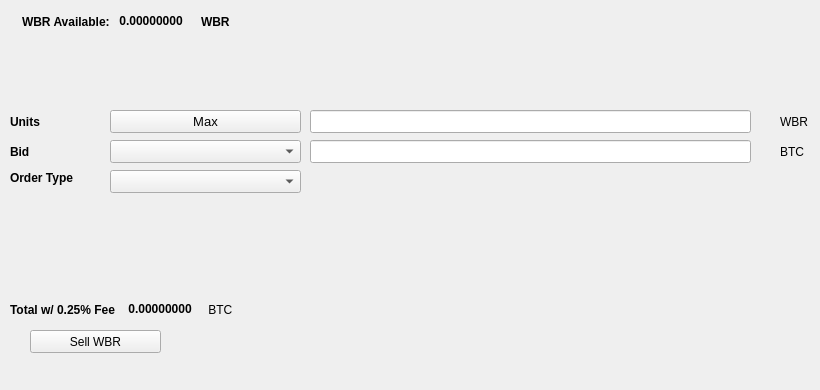
   <widget class="QWidget" name="SellTab">
    <attribute name="title">
     <string>Sell</string>
    </attribute>
    <widget class="QLabel" name="label_16">
     <property name="geometry">
      <rect>
       <x>780</x>
       <y>140</y>
       <width>31</width>
       <height>23</height>
      </rect>
     </property>
     <property name="text">
      <string>BTC</string>
     </property>
    </widget>
    <widget class="QComboBox" name="SellBidcomboBox">
     <property name="geometry">
      <rect>
       <x>110</x>
       <y>140</y>
       <width>191</width>
       <height>23</height>
      </rect>
     </property>
     <property name="font">
      <font>
       <pointsize>10</pointsize>
      </font>
     </property>
    </widget>
    <widget class="QLabel" name="label_18">
     <property name="geometry">
      <rect>
       <x>10</x>
       <y>110</y>
       <width>46</width>
       <height>23</height>
      </rect>
     </property>
     <property name="font">
      <font>
       <weight>75</weight>
       <bold>true</bold>
      </font>
     </property>
     <property name="text">
      <string>Units</string>
     </property>
    </widget>
    <widget class="QPushButton" name="Sell_Max_Amount">
     <property name="geometry">
      <rect>
       <x>110</x>
       <y>110</y>
       <width>191</width>
       <height>23</height>
      </rect>
     </property>
     <property name="font">
      <font>
       <pointsize>10</pointsize>
      </font>
     </property>
     <property name="text">
      <string>Max</string>
     </property>
    </widget>
    <widget class="QLabel" name="label_20">
     <property name="geometry">
      <rect>
       <x>10</x>
       <y>170</y>
       <width>91</width>
       <height>16</height>
      </rect>
     </property>
     <property name="font">
      <font>
       <weight>75</weight>
       <bold>true</bold>
      </font>
     </property>
     <property name="text">
      <string>Order Type</string>
     </property>
    </widget>
    <widget class="QComboBox" name="SellOrdertypeCombo">
     <property name="geometry">
      <rect>
       <x>110</x>
       <y>170</y>
       <width>191</width>
       <height>23</height>
      </rect>
     </property>
     <property name="font">
      <font>
       <pointsize>10</pointsize>
      </font>
     </property>
    </widget>
    <widget class="QLabel" name="label_21">
     <property name="geometry">
      <rect>
       <x>10</x>
       <y>140</y>
       <width>46</width>
       <height>23</height>
      </rect>
     </property>
     <property name="font">
      <font>
       <weight>75</weight>
       <bold>true</bold>
      </font>
     </property>
     <property name="text">
      <string>Bid</string>
     </property>
    </widget>
    <widget class="QLabel" name="label_22">
     <property name="geometry">
      <rect>
       <x>780</x>
       <y>110</y>
       <width>31</width>
       <height>23</height>
      </rect>
     </property>
     <property name="text">
      <string>WBR</string>
     </property>
    </widget>
    <widget class="QLineEdit" name="UnitsInputWBR">
     <property name="geometry">
      <rect>
       <x>310</x>
       <y>110</y>
       <width>441</width>
       <height>23</height>
      </rect>
     </property>
     <property name="font">
      <font>
       <pointsize>9</pointsize>
       <weight>75</weight>
       <bold>true</bold>
      </font>
     </property>
    </widget>
    <widget class="QLineEdit" name="SellBidPriceEdit">
     <property name="geometry">
      <rect>
       <x>310</x>
       <y>140</y>
       <width>441</width>
       <height>23</height>
      </rect>
     </property>
     <property name="font">
      <font>
       <pointsize>9</pointsize>
       <weight>75</weight>
       <bold>true</bold>
      </font>
     </property>
    </widget>
    <widget class="QPushButton" name="SellWBRBTN">
     <property name="geometry">
      <rect>
       <x>30</x>
       <y>330</y>
       <width>131</width>
       <height>23</height>
      </rect>
     </property>
     <property name="text">
      <string>Sell WBR</string>
     </property>
     <property name="icon">
      <iconset resource="../webruble">
       <normaloff>:/icons/bitcoin</normaloff>:/icons/bitcoin</iconset>
     </property>
    </widget>
    <widget class="QWidget" name="layoutWidget3">
     <property name="geometry">
      <rect>
       <x>22</x>
       <y>12</y>
       <width>258</width>
       <height>19</height>
      </rect>
     </property>
     <layout class="QHBoxLayout" name="horizontalLayout">
      <item>
       <widget class="QLabel" name="label232_2">
        <property name="font">
         <font>
          <weight>75</weight>
          <bold>true</bold>
         </font>
        </property>
        <property name="text">
         <string>WBR Available:</string>
        </property>
       </widget>
      </item>
      <item>
       <widget class="QLabel" name="WBRAvailableLabel">
        <property name="palette">
         <palette>
          <active>
           <colorrole role="WindowText">
            <brush brushstyle="SolidPattern">
             <color alpha="255">
              <red>0</red>
              <green>0</green>
              <blue>0</blue>
             </color>
            </brush>
           </colorrole>
           <colorrole role="Button">
            <brush brushstyle="SolidPattern">
             <color alpha="255">
              <red>0</red>
              <green>170</green>
              <blue>0</blue>
             </color>
            </brush>
           </colorrole>
           <colorrole role="Light">
            <brush brushstyle="SolidPattern">
             <color alpha="255">
              <red>0</red>
              <green>255</green>
              <blue>0</blue>
             </color>
            </brush>
           </colorrole>
           <colorrole role="Midlight">
            <brush brushstyle="SolidPattern">
             <color alpha="255">
              <red>0</red>
              <green>212</green>
              <blue>0</blue>
             </color>
            </brush>
           </colorrole>
           <colorrole role="Dark">
            <brush brushstyle="SolidPattern">
             <color alpha="255">
              <red>0</red>
              <green>85</green>
              <blue>0</blue>
             </color>
            </brush>
           </colorrole>
           <colorrole role="Mid">
            <brush brushstyle="SolidPattern">
             <color alpha="255">
              <red>0</red>
              <green>113</green>
              <blue>0</blue>
             </color>
            </brush>
           </colorrole>
           <colorrole role="Text">
            <brush brushstyle="SolidPattern">
             <color alpha="255">
              <red>0</red>
              <green>170</green>
              <blue>0</blue>
             </color>
            </brush>
           </colorrole>
           <colorrole role="BrightText">
            <brush brushstyle="SolidPattern">
             <color alpha="255">
              <red>255</red>
              <green>255</green>
              <blue>255</blue>
             </color>
            </brush>
           </colorrole>
           <colorrole role="ButtonText">
            <brush brushstyle="SolidPattern">
             <color alpha="255">
              <red>0</red>
              <green>0</green>
              <blue>0</blue>
             </color>
            </brush>
           </colorrole>
           <colorrole role="Base">
            <brush brushstyle="SolidPattern">
             <color alpha="255">
              <red>255</red>
              <green>255</green>
              <blue>255</blue>
             </color>
            </brush>
           </colorrole>
           <colorrole role="Window">
            <brush brushstyle="SolidPattern">
             <color alpha="255">
              <red>0</red>
              <green>170</green>
              <blue>0</blue>
             </color>
            </brush>
           </colorrole>
           <colorrole role="Shadow">
            <brush brushstyle="SolidPattern">
             <color alpha="255">
              <red>0</red>
              <green>0</green>
              <blue>0</blue>
             </color>
            </brush>
           </colorrole>
           <colorrole role="AlternateBase">
            <brush brushstyle="SolidPattern">
             <color alpha="255">
              <red>127</red>
              <green>212</green>
              <blue>127</blue>
             </color>
            </brush>
           </colorrole>
           <colorrole role="ToolTipBase">
            <brush brushstyle="SolidPattern">
             <color alpha="255">
              <red>255</red>
              <green>255</green>
              <blue>220</blue>
             </color>
            </brush>
           </colorrole>
           <colorrole role="ToolTipText">
            <brush brushstyle="SolidPattern">
             <color alpha="255">
              <red>0</red>
              <green>0</green>
              <blue>0</blue>
             </color>
            </brush>
           </colorrole>
          </active>
          <inactive>
           <colorrole role="WindowText">
            <brush brushstyle="SolidPattern">
             <color alpha="255">
              <red>0</red>
              <green>0</green>
              <blue>0</blue>
             </color>
            </brush>
           </colorrole>
           <colorrole role="Button">
            <brush brushstyle="SolidPattern">
             <color alpha="255">
              <red>0</red>
              <green>170</green>
              <blue>0</blue>
             </color>
            </brush>
           </colorrole>
           <colorrole role="Light">
            <brush brushstyle="SolidPattern">
             <color alpha="255">
              <red>0</red>
              <green>255</green>
              <blue>0</blue>
             </color>
            </brush>
           </colorrole>
           <colorrole role="Midlight">
            <brush brushstyle="SolidPattern">
             <color alpha="255">
              <red>0</red>
              <green>212</green>
              <blue>0</blue>
             </color>
            </brush>
           </colorrole>
           <colorrole role="Dark">
            <brush brushstyle="SolidPattern">
             <color alpha="255">
              <red>0</red>
              <green>85</green>
              <blue>0</blue>
             </color>
            </brush>
           </colorrole>
           <colorrole role="Mid">
            <brush brushstyle="SolidPattern">
             <color alpha="255">
              <red>0</red>
              <green>113</green>
              <blue>0</blue>
             </color>
            </brush>
           </colorrole>
           <colorrole role="Text">
            <brush brushstyle="SolidPattern">
             <color alpha="255">
              <red>0</red>
              <green>170</green>
              <blue>0</blue>
             </color>
            </brush>
           </colorrole>
           <colorrole role="BrightText">
            <brush brushstyle="SolidPattern">
             <color alpha="255">
              <red>255</red>
              <green>255</green>
              <blue>255</blue>
             </color>
            </brush>
           </colorrole>
           <colorrole role="ButtonText">
            <brush brushstyle="SolidPattern">
             <color alpha="255">
              <red>0</red>
              <green>0</green>
              <blue>0</blue>
             </color>
            </brush>
           </colorrole>
           <colorrole role="Base">
            <brush brushstyle="SolidPattern">
             <color alpha="255">
              <red>255</red>
              <green>255</green>
              <blue>255</blue>
             </color>
            </brush>
           </colorrole>
           <colorrole role="Window">
            <brush brushstyle="SolidPattern">
             <color alpha="255">
              <red>0</red>
              <green>170</green>
              <blue>0</blue>
             </color>
            </brush>
           </colorrole>
           <colorrole role="Shadow">
            <brush brushstyle="SolidPattern">
             <color alpha="255">
              <red>0</red>
              <green>0</green>
              <blue>0</blue>
             </color>
            </brush>
           </colorrole>
           <colorrole role="AlternateBase">
            <brush brushstyle="SolidPattern">
             <color alpha="255">
              <red>127</red>
              <green>212</green>
              <blue>127</blue>
             </color>
            </brush>
           </colorrole>
           <colorrole role="ToolTipBase">
            <brush brushstyle="SolidPattern">
             <color alpha="255">
              <red>255</red>
              <green>255</green>
              <blue>220</blue>
             </color>
            </brush>
           </colorrole>
           <colorrole role="ToolTipText">
            <brush brushstyle="SolidPattern">
             <color alpha="255">
              <red>0</red>
              <green>0</green>
              <blue>0</blue>
             </color>
            </brush>
           </colorrole>
          </inactive>
          <disabled>
           <colorrole role="WindowText">
            <brush brushstyle="SolidPattern">
             <color alpha="255">
              <red>0</red>
              <green>85</green>
              <blue>0</blue>
             </color>
            </brush>
           </colorrole>
           <colorrole role="Button">
            <brush brushstyle="SolidPattern">
             <color alpha="255">
              <red>0</red>
              <green>170</green>
              <blue>0</blue>
             </color>
            </brush>
           </colorrole>
           <colorrole role="Light">
            <brush brushstyle="SolidPattern">
             <color alpha="255">
              <red>0</red>
              <green>255</green>
              <blue>0</blue>
             </color>
            </brush>
           </colorrole>
           <colorrole role="Midlight">
            <brush brushstyle="SolidPattern">
             <color alpha="255">
              <red>0</red>
              <green>212</green>
              <blue>0</blue>
             </color>
            </brush>
           </colorrole>
           <colorrole role="Dark">
            <brush brushstyle="SolidPattern">
             <color alpha="255">
              <red>0</red>
              <green>85</green>
              <blue>0</blue>
             </color>
            </brush>
           </colorrole>
           <colorrole role="Mid">
            <brush brushstyle="SolidPattern">
             <color alpha="255">
              <red>0</red>
              <green>113</green>
              <blue>0</blue>
             </color>
            </brush>
           </colorrole>
           <colorrole role="Text">
            <brush brushstyle="SolidPattern">
             <color alpha="255">
              <red>0</red>
              <green>85</green>
              <blue>0</blue>
             </color>
            </brush>
           </colorrole>
           <colorrole role="BrightText">
            <brush brushstyle="SolidPattern">
             <color alpha="255">
              <red>255</red>
              <green>255</green>
              <blue>255</blue>
             </color>
            </brush>
           </colorrole>
           <colorrole role="ButtonText">
            <brush brushstyle="SolidPattern">
             <color alpha="255">
              <red>0</red>
              <green>85</green>
              <blue>0</blue>
             </color>
            </brush>
           </colorrole>
           <colorrole role="Base">
            <brush brushstyle="SolidPattern">
             <color alpha="255">
              <red>0</red>
              <green>170</green>
              <blue>0</blue>
             </color>
            </brush>
           </colorrole>
           <colorrole role="Window">
            <brush brushstyle="SolidPattern">
             <color alpha="255">
              <red>0</red>
              <green>170</green>
              <blue>0</blue>
             </color>
            </brush>
           </colorrole>
           <colorrole role="Shadow">
            <brush brushstyle="SolidPattern">
             <color alpha="255">
              <red>0</red>
              <green>0</green>
              <blue>0</blue>
             </color>
            </brush>
           </colorrole>
           <colorrole role="AlternateBase">
            <brush brushstyle="SolidPattern">
             <color alpha="255">
              <red>0</red>
              <green>170</green>
              <blue>0</blue>
             </color>
            </brush>
           </colorrole>
           <colorrole role="ToolTipBase">
            <brush brushstyle="SolidPattern">
             <color alpha="255">
              <red>255</red>
              <green>255</green>
              <blue>220</blue>
             </color>
            </brush>
           </colorrole>
           <colorrole role="ToolTipText">
            <brush brushstyle="SolidPattern">
             <color alpha="255">
              <red>0</red>
              <green>0</green>
              <blue>0</blue>
             </color>
            </brush>
           </colorrole>
          </disabled>
         </palette>
        </property>
        <property name="font">
         <font>
          <weight>75</weight>
          <bold>true</bold>
         </font>
        </property>
        <property name="text">
         <string> 0.00000000 </string>
        </property>
        <property name="textInteractionFlags">
         <set>Qt::LinksAccessibleByMouse|Qt::TextSelectableByKeyboard|Qt::TextSelectableByMouse</set>
        </property>
       </widget>
      </item>
      <item>
       <widget class="QLabel" name="labelWBR">
        <property name="font">
         <font>
          <weight>75</weight>
          <bold>true</bold>
         </font>
        </property>
        <property name="text">
         <string>WBR</string>
        </property>
       </widget>
      </item>
     </layout>
    </widget>
    <widget class="QWidget" name="layoutWidget">
     <property name="geometry">
      <rect>
       <x>10</x>
       <y>300</y>
       <width>268</width>
       <height>19</height>
      </rect>
     </property>
     <layout class="QHBoxLayout" name="horizontalLayout_2">
      <item>
       <widget class="QLabel" name="label_19">
        <property name="font">
         <font>
          <weight>75</weight>
          <bold>true</bold>
         </font>
        </property>
        <property name="text">
         <string>Total w/ 0.25% Fee </string>
        </property>
       </widget>
      </item>
      <item>
       <widget class="QLabel" name="SellCostLabel">
        <property name="palette">
         <palette>
          <active>
           <colorrole role="WindowText">
            <brush brushstyle="SolidPattern">
             <color alpha="255">
              <red>0</red>
              <green>0</green>
              <blue>0</blue>
             </color>
            </brush>
           </colorrole>
           <colorrole role="Button">
            <brush brushstyle="SolidPattern">
             <color alpha="255">
              <red>0</red>
              <green>170</green>
              <blue>0</blue>
             </color>
            </brush>
           </colorrole>
           <colorrole role="Light">
            <brush brushstyle="SolidPattern">
             <color alpha="255">
              <red>0</red>
              <green>255</green>
              <blue>0</blue>
             </color>
            </brush>
           </colorrole>
           <colorrole role="Midlight">
            <brush brushstyle="SolidPattern">
             <color alpha="255">
              <red>0</red>
              <green>212</green>
              <blue>0</blue>
             </color>
            </brush>
           </colorrole>
           <colorrole role="Dark">
            <brush brushstyle="SolidPattern">
             <color alpha="255">
              <red>0</red>
              <green>85</green>
              <blue>0</blue>
             </color>
            </brush>
           </colorrole>
           <colorrole role="Mid">
            <brush brushstyle="SolidPattern">
             <color alpha="255">
              <red>0</red>
              <green>113</green>
              <blue>0</blue>
             </color>
            </brush>
           </colorrole>
           <colorrole role="Text">
            <brush brushstyle="SolidPattern">
             <color alpha="255">
              <red>0</red>
              <green>170</green>
              <blue>0</blue>
             </color>
            </brush>
           </colorrole>
           <colorrole role="BrightText">
            <brush brushstyle="SolidPattern">
             <color alpha="255">
              <red>255</red>
              <green>255</green>
              <blue>255</blue>
             </color>
            </brush>
           </colorrole>
           <colorrole role="ButtonText">
            <brush brushstyle="SolidPattern">
             <color alpha="255">
              <red>0</red>
              <green>0</green>
              <blue>0</blue>
             </color>
            </brush>
           </colorrole>
           <colorrole role="Base">
            <brush brushstyle="SolidPattern">
             <color alpha="255">
              <red>255</red>
              <green>255</green>
              <blue>255</blue>
             </color>
            </brush>
           </colorrole>
           <colorrole role="Window">
            <brush brushstyle="SolidPattern">
             <color alpha="255">
              <red>0</red>
              <green>170</green>
              <blue>0</blue>
             </color>
            </brush>
           </colorrole>
           <colorrole role="Shadow">
            <brush brushstyle="SolidPattern">
             <color alpha="255">
              <red>0</red>
              <green>0</green>
              <blue>0</blue>
             </color>
            </brush>
           </colorrole>
           <colorrole role="AlternateBase">
            <brush brushstyle="SolidPattern">
             <color alpha="255">
              <red>127</red>
              <green>212</green>
              <blue>127</blue>
             </color>
            </brush>
           </colorrole>
           <colorrole role="ToolTipBase">
            <brush brushstyle="SolidPattern">
             <color alpha="255">
              <red>255</red>
              <green>255</green>
              <blue>220</blue>
             </color>
            </brush>
           </colorrole>
           <colorrole role="ToolTipText">
            <brush brushstyle="SolidPattern">
             <color alpha="255">
              <red>0</red>
              <green>0</green>
              <blue>0</blue>
             </color>
            </brush>
           </colorrole>
          </active>
          <inactive>
           <colorrole role="WindowText">
            <brush brushstyle="SolidPattern">
             <color alpha="255">
              <red>0</red>
              <green>0</green>
              <blue>0</blue>
             </color>
            </brush>
           </colorrole>
           <colorrole role="Button">
            <brush brushstyle="SolidPattern">
             <color alpha="255">
              <red>0</red>
              <green>170</green>
              <blue>0</blue>
             </color>
            </brush>
           </colorrole>
           <colorrole role="Light">
            <brush brushstyle="SolidPattern">
             <color alpha="255">
              <red>0</red>
              <green>255</green>
              <blue>0</blue>
             </color>
            </brush>
           </colorrole>
           <colorrole role="Midlight">
            <brush brushstyle="SolidPattern">
             <color alpha="255">
              <red>0</red>
              <green>212</green>
              <blue>0</blue>
             </color>
            </brush>
           </colorrole>
           <colorrole role="Dark">
            <brush brushstyle="SolidPattern">
             <color alpha="255">
              <red>0</red>
              <green>85</green>
              <blue>0</blue>
             </color>
            </brush>
           </colorrole>
           <colorrole role="Mid">
            <brush brushstyle="SolidPattern">
             <color alpha="255">
              <red>0</red>
              <green>113</green>
              <blue>0</blue>
             </color>
            </brush>
           </colorrole>
           <colorrole role="Text">
            <brush brushstyle="SolidPattern">
             <color alpha="255">
              <red>0</red>
              <green>170</green>
              <blue>0</blue>
             </color>
            </brush>
           </colorrole>
           <colorrole role="BrightText">
            <brush brushstyle="SolidPattern">
             <color alpha="255">
              <red>255</red>
              <green>255</green>
              <blue>255</blue>
             </color>
            </brush>
           </colorrole>
           <colorrole role="ButtonText">
            <brush brushstyle="SolidPattern">
             <color alpha="255">
              <red>0</red>
              <green>0</green>
              <blue>0</blue>
             </color>
            </brush>
           </colorrole>
           <colorrole role="Base">
            <brush brushstyle="SolidPattern">
             <color alpha="255">
              <red>255</red>
              <green>255</green>
              <blue>255</blue>
             </color>
            </brush>
           </colorrole>
           <colorrole role="Window">
            <brush brushstyle="SolidPattern">
             <color alpha="255">
              <red>0</red>
              <green>170</green>
              <blue>0</blue>
             </color>
            </brush>
           </colorrole>
           <colorrole role="Shadow">
            <brush brushstyle="SolidPattern">
             <color alpha="255">
              <red>0</red>
              <green>0</green>
              <blue>0</blue>
             </color>
            </brush>
           </colorrole>
           <colorrole role="AlternateBase">
            <brush brushstyle="SolidPattern">
             <color alpha="255">
              <red>127</red>
              <green>212</green>
              <blue>127</blue>
             </color>
            </brush>
           </colorrole>
           <colorrole role="ToolTipBase">
            <brush brushstyle="SolidPattern">
             <color alpha="255">
              <red>255</red>
              <green>255</green>
              <blue>220</blue>
             </color>
            </brush>
           </colorrole>
           <colorrole role="ToolTipText">
            <brush brushstyle="SolidPattern">
             <color alpha="255">
              <red>0</red>
              <green>0</green>
              <blue>0</blue>
             </color>
            </brush>
           </colorrole>
          </inactive>
          <disabled>
           <colorrole role="WindowText">
            <brush brushstyle="SolidPattern">
             <color alpha="255">
              <red>0</red>
              <green>85</green>
              <blue>0</blue>
             </color>
            </brush>
           </colorrole>
           <colorrole role="Button">
            <brush brushstyle="SolidPattern">
             <color alpha="255">
              <red>0</red>
              <green>170</green>
              <blue>0</blue>
             </color>
            </brush>
           </colorrole>
           <colorrole role="Light">
            <brush brushstyle="SolidPattern">
             <color alpha="255">
              <red>0</red>
              <green>255</green>
              <blue>0</blue>
             </color>
            </brush>
           </colorrole>
           <colorrole role="Midlight">
            <brush brushstyle="SolidPattern">
             <color alpha="255">
              <red>0</red>
              <green>212</green>
              <blue>0</blue>
             </color>
            </brush>
           </colorrole>
           <colorrole role="Dark">
            <brush brushstyle="SolidPattern">
             <color alpha="255">
              <red>0</red>
              <green>85</green>
              <blue>0</blue>
             </color>
            </brush>
           </colorrole>
           <colorrole role="Mid">
            <brush brushstyle="SolidPattern">
             <color alpha="255">
              <red>0</red>
              <green>113</green>
              <blue>0</blue>
             </color>
            </brush>
           </colorrole>
           <colorrole role="Text">
            <brush brushstyle="SolidPattern">
             <color alpha="255">
              <red>0</red>
              <green>85</green>
              <blue>0</blue>
             </color>
            </brush>
           </colorrole>
           <colorrole role="BrightText">
            <brush brushstyle="SolidPattern">
             <color alpha="255">
              <red>255</red>
              <green>255</green>
              <blue>255</blue>
             </color>
            </brush>
           </colorrole>
           <colorrole role="ButtonText">
            <brush brushstyle="SolidPattern">
             <color alpha="255">
              <red>0</red>
              <green>85</green>
              <blue>0</blue>
             </color>
            </brush>
           </colorrole>
           <colorrole role="Base">
            <brush brushstyle="SolidPattern">
             <color alpha="255">
              <red>0</red>
              <green>170</green>
              <blue>0</blue>
             </color>
            </brush>
           </colorrole>
           <colorrole role="Window">
            <brush brushstyle="SolidPattern">
             <color alpha="255">
              <red>0</red>
              <green>170</green>
              <blue>0</blue>
             </color>
            </brush>
           </colorrole>
           <colorrole role="Shadow">
            <brush brushstyle="SolidPattern">
             <color alpha="255">
              <red>0</red>
              <green>0</green>
              <blue>0</blue>
             </color>
            </brush>
           </colorrole>
           <colorrole role="AlternateBase">
            <brush brushstyle="SolidPattern">
             <color alpha="255">
              <red>0</red>
              <green>170</green>
              <blue>0</blue>
             </color>
            </brush>
           </colorrole>
           <colorrole role="ToolTipBase">
            <brush brushstyle="SolidPattern">
             <color alpha="255">
              <red>255</red>
              <green>255</green>
              <blue>220</blue>
             </color>
            </brush>
           </colorrole>
           <colorrole role="ToolTipText">
            <brush brushstyle="SolidPattern">
             <color alpha="255">
              <red>0</red>
              <green>0</green>
              <blue>0</blue>
             </color>
            </brush>
           </colorrole>
          </disabled>
         </palette>
        </property>
        <property name="font">
         <font>
          <weight>75</weight>
          <bold>true</bold>
         </font>
        </property>
        <property name="autoFillBackground">
         <bool>false</bool>
        </property>
        <property name="text">
         <string> 0.00000000</string>
        </property>
        <property name="textInteractionFlags">
         <set>Qt::LinksAccessibleByMouse|Qt::TextSelectableByMouse</set>
        </property>
       </widget>
      </item>
      <item>
       <widget class="QLabel" name="label_17">
        <property name="font">
         <font>
          <weight>50</weight>
          <bold>false</bold>
         </font>
        </property>
        <property name="text">
         <string> BTC</string>
        </property>
       </widget>
      </item>
     </layout>
    </widget>
    <widget class="QLabel" name="label_23">
     <property name="geometry">
      <rect>
       <x>460</x>
       <y>300</y>
       <width>281</width>
       <height>81</height>
      </rect>
     </property>
     <property name="text">
      <string/>
     </property>
     <property name="pixmap">
      <pixmap>:/images/bittrex</pixmap>
     </property>
    </widget>
   </widget>
